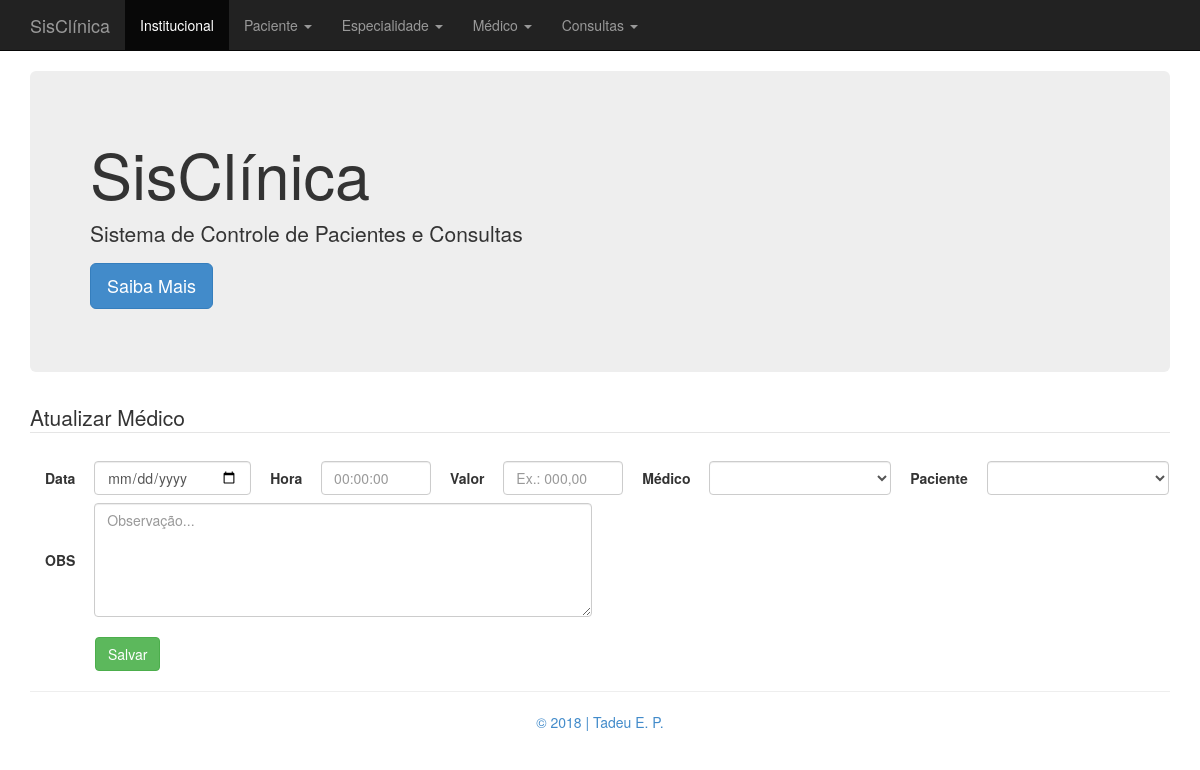
Before: /index.php?pagina=atualizar_consulta.php&idConsulta=1 with the older database file.
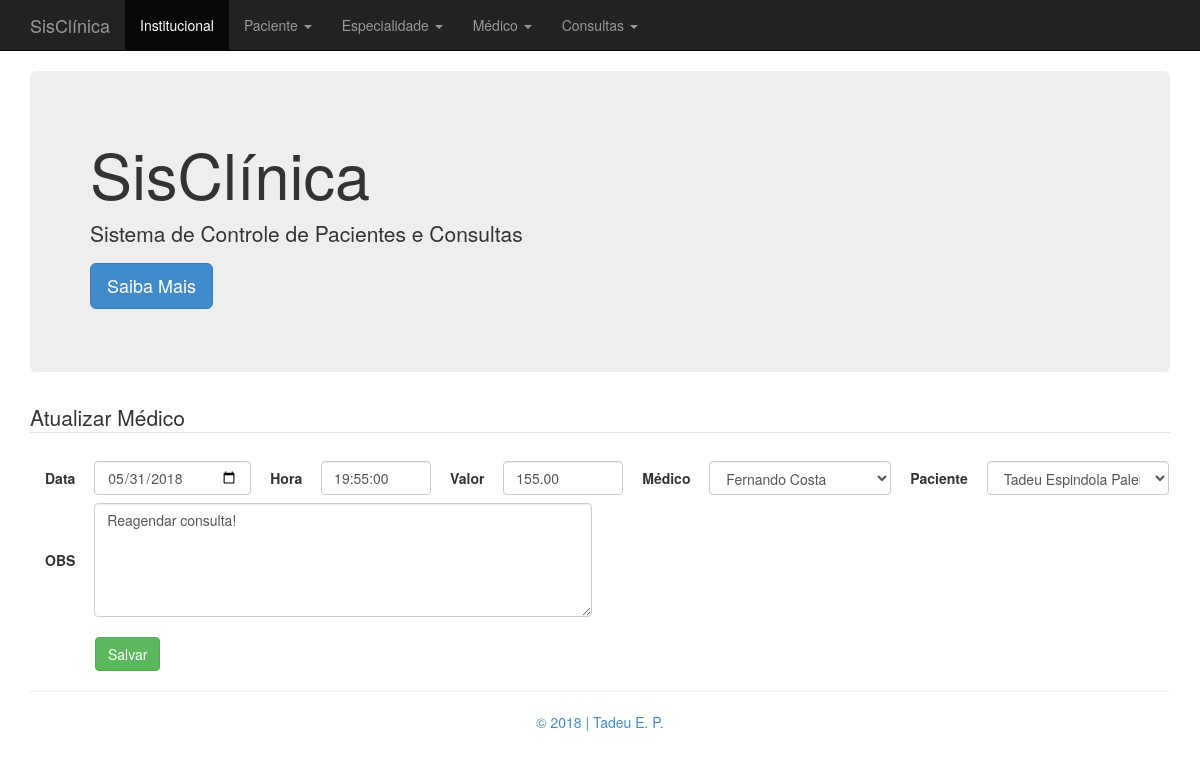
After: the same page with the newer database file.
### tables this page shows
CREATE TABLE IF NOT EXISTS `consulta` (
  `id_consulta` INT NOT NULL AUTO_INCREMENT COMMENT 'Id da Tabela consulta',
  `data_consulta` DATE NOT NULL COMMENT 'Data da Consulta',
  `hora_consulta` TIME(0) NOT NULL COMMENT 'Hora da Consulta\nHH:MM',
  `valor_consulta` DECIMAL(6,2) NOT NULL COMMENT 'Valor da Consulta\nEx.: 1250,50 - 850,00\n',
  `observacao_consulta` VARCHAR(200) CHARACTER SET 'utf8' COLLATE 'utf8_general_ci' NULL COMMENT 'Observação Sobre a Consulta\nCampo não obrigatório',
  `paciente_id_paciente` INT NOT NULL,
  `medico_id_medico` INT NOT NULL,
  `medico_especialidade_id_especialidade` INT NOT NULL,
  PRIMARY KEY (`id_consulta`, `paciente_id_paciente`, `medico_id_medico`, `medico_especialidade_id_especialidade`),
  UNIQUE INDEX `id_consulta_UNIQUE` (`id_consulta` ASC),
  INDEX `fk_consulta_paciente_idx` (`paciente_id_paciente` ASC),
  INDEX `fk_consulta_medico1_idx` (`medico_id_medico` ASC, `medico_especialidade_id_especialidade` ASC),
  CONSTRAINT `fk_consulta_paciente`
    FOREIGN KEY (`paciente_id_paciente`)
    REFERENCES `paciente` (`id_paciente`)
    ON DELETE CASCADE
    ON UPDATE CASCADE,
  CONSTRAINT `fk_consulta_medico1`
    FOREIGN KEY (`medico_id_medico` , `medico_especialidade_id_especialidade`)
    REFERENCES `medico` (`id_medico` , `especialidade_id_especialidade`)
    ON DELETE CASCADE
    ON UPDATE CASCADE);

CREATE TABLE IF NOT EXISTS `medico` (
  `id_medico` INT NOT NULL AUTO_INCREMENT COMMENT 'Id da Tabela medico',
  `nome_medico` VARCHAR(40) CHARACTER SET 'utf8' COLLATE 'utf8_general_ci' NOT NULL COMMENT 'Nome do Médico',
  `crm_medico` VARCHAR(8) CHARACTER SET 'utf8' COLLATE 'utf8_general_ci' NOT NULL COMMENT 'CRM do Médico\nMáximo 8 números',
  `data_nasc_medico` DATE NOT NULL COMMENT 'Data de Nascimento do Médico',
  `especialidade_id_especialidade` INT NOT NULL,
  PRIMARY KEY (`id_medico`, `especialidade_id_especialidade`),
  UNIQUE INDEX `id_medico_UNIQUE` (`id_medico` ASC),
  INDEX `fk_medico_especialidade1_idx` (`especialidade_id_especialidade` ASC),
  CONSTRAINT `fk_medico_especialidade1`
    FOREIGN KEY (`especialidade_id_especialidade`)
    REFERENCES `especialidade` (`id_especialidade`)
    ON DELETE CASCADE
    ON UPDATE CASCADE);

CREATE TABLE IF NOT EXISTS `paciente` (
  `id_paciente` INT NOT NULL AUTO_INCREMENT COMMENT 'Id da Tabela paciente',
  `nome_paciente` VARCHAR(40) CHARACTER SET 'utf8' COLLATE 'utf8_general_ci' NOT NULL COMMENT 'Nome do Paciente',
  `cpf_paciente` VARCHAR(14) CHARACTER SET 'utf8' COLLATE 'utf8_general_ci' NOT NULL COMMENT 'CPF do Paciente - Valor Único\nSerá utilizado máscara\n999.999.999-11',
  `data_nasc_paciente` DATE NOT NULL COMMENT 'Data de Nascimento do Paciente\n99/99/9999',
  `telefone_paciente` VARCHAR(16) CHARACTER SET 'utf8' COLLATE 'utf8_general_ci' NOT NULL COMMENT 'Telefone do Paciente\nSerá utilizado máscara\n(99) 9 9999-9999',
  `endereco_paciente` VARCHAR(80) CHARACTER SET 'utf8' COLLATE 'utf8_general_ci' NOT NULL COMMENT 'Endereço do Paciente',
  `bairro_paciente` VARCHAR(40) CHARACTER SET 'utf8' COLLATE 'utf8_general_ci' NOT NULL COMMENT 'Bairro do Paciente',
  `cidade_paciente` VARCHAR(40) CHARACTER SET 'utf8' COLLATE 'utf8_general_ci' NOT NULL COMMENT 'Cidade do Paciente',
  `uf_paciente` VARCHAR(2) CHARACTER SET 'utf8' COLLATE 'utf8_general_ci' NOT NULL COMMENT 'UF do Paciente\nApenas 2 Letras\nEx.: DF',
  `peso_paciente` DECIMAL(5,2) NOT NULL COMMENT 'Peso do Paciente\nEx.: 75,5 - 110,75',
  `altura_paciente` DECIMAL(5,2) NOT NULL COMMENT 'Altura do Paciente',
  `imc_paciente` DECIMAL(5,2) NOT NULL COMMENT 'IMC do Paciente\nSerá calculado pela aplicação\nUsuário não entrará com o dado direto',
  PRIMARY KEY (`id_paciente`),
  UNIQUE INDEX `id_paciente_UNIQUE` (`id_paciente` ASC),
  UNIQUE INDEX `cpf_paciente_UNIQUE` (`cpf_paciente` ASC));

### class/Consulta.php (called while the page is built, shortened)
<?php
include "Conexao.php";
class Consulta {
    private $idConsulta;
    private $idPacienteConsulta;
    private $idMedicoConsulta;
    public function getIdConsulta() {
        return $this->idConsulta;
    }
    public function setIdConsulta($idConsulta) {
        $this->idConsulta = $idConsulta;
    }
    public function getIdPacienteConsulta() {
        return $this->idPacienteConsulta;
    }
    public function setIdPacienteConsulta($idPacienteConsulta) {
        $this->idPacienteConsulta = $idPacienteConsulta;
    }
    public function getIdMedicoConsulta() {
        return $this->idMedicoConsulta;
    }
    public function setIdMedicoConsulta($idMedicoConsulta) {
        $this->idMedicoConsulta = $idMedicoConsulta;
    }
    public function listarConsultaId() {
        $strSql = "SELECT * FROM consulta
                   INNER JOIN paciente ON consulta.paciente_id_paciente = paciente.id_paciente
                   INNER JOIN medico ON consulta.medico_id_medico = medico.id_medico
                   INNER JOIN especialidade ON consulta.medico_especialidade_id_especialidade = especialidade.id_especialidade
                   WHERE id_consulta = ".$this->getIdConsulta()."";
        $rs = Conexao::executaSql($strSql);
        return $rs;
    }
    public function listarMedico() {
        $strSql = "SELECT * FROM medico
        INNER JOIN especialidade ON medico.especialidade_id_especialidade = especialidade.id_especialidade";
        $rs = Conexao::executaSql($strSql);
        return $rs;
    }
    public function listarPaciente() {
        $strSql = "SELECT * FROM paciente";
        $rs = Conexao::executaSql($strSql);
        return $rs;
    }
}

### class/Conexao.php (called while the page is built, shortened)
<?php
class Conexao {
	public static function abrirConexao() {
		$mysql_usuario = "root";
		$mysql_password = "mysql1985";
		$mysql_database = "clinica_tadeu";
		$mysql_host  = "localhost";
		$varcon = mysqli_connect($mysql_host, $mysql_usuario, $mysql_password, $mysql_database);
		if ($varcon)
			return($varcon);
		  else
			return(false);
	}
	public static function fecharConexao($varcon) {
		if(mysqli_close($varcon))
			return(true);
		else
			return(false);
	}
	public static function executaSql($strSql) {
		$linkCon = Conexao::abrirConexao();
		$resultado = mysqli_query($linkCon, $strSql);
	   	return $resultado;
	}
}

### atualizar_consulta.php (the view)
<?php
    include 'class/Consulta.php';
    $consultaMedico = new Consulta();
    $consultaPaciente = new Consulta();
    $consulta = new Consulta();
    $consulta->setIdConsulta($_GET['idConsulta']);
    $rs = $consulta->listarConsultaId();
    $linha = mysqli_fetch_array($rs, MYSQLI_ASSOC);
    $consultaMedicoAuxiliar = $linha['nome_medico'];
    $consultaPacienteAuxiliar = $linha['nome_paciente'];
echo '
<div class="container">
    <legend>Atualizar Médico</legend>
    <form action="index.php?pagina=processar_atualizacao_consulta.php&idConsulta='.$linha['id_consulta'].'" method="post">
        <div class="form-inline ">
            <div class="col-lg-13">
                <label class="form-group">Data</label>
                <input style="width: 157px;" type="date" name="dataConsulta" class="form-control" value="'.$linha['data_consulta'].'" required>
                <label class="form-group">Hora</label>
                <input maxlength="8" style="width: 110px;" type="text" name="horaConsulta" class="form-control" placeholder="00:00:00" value="'.$linha['hora_consulta'].'" required>
                <label class="form-group">Valor</label>
                <input min="0" step=".01" style="width: 120px;" type="number" name="valorConsulta" class="form-control" placeholder="Ex.: 000,00" value="'.$linha['valor_consulta'].'" required>
                <label class="form-group">Médico</label>
                <select name="idMedicoConsulta" style="width: 182px;" class="form-control" required>
                    <option value="'.$linha['medico_id_medico'].'">'.$linha['nome_medico'].'</option>';
                        $consultaMed = $consultaMedico->listarMedico();
                        while($linhaMed = mysqli_fetch_array($consultaMed, MYSQLI_ASSOC)) {
                            $consultaMedico->setIdMedicoConsulta($linhaMed['id_medico']);
                            $consultaMedico->setNomeMedicoConsulta($linhaMed['nome_medico']);
                            $consultaMedico->setIdMedicoEspecialidadeConsulta($linhaMed['id_especialidade']);
                            if ($consultaMedico->getNomeMedicoConsulta() === $consultaMedicoAuxiliar) {
                                $medicoCombo = '';
                            } else {
                                $medicoCombo = '<option value="'.$consultaMedico->getIdMedicoConsulta().'">'.$consultaMedico->getNomeMedicoConsulta().'</option>';
                            }
                            echo $medicoCombo;
                        }
                        echo '
                </select>
                <label class="form-group">Paciente</label>
                <select name="idPacienteConsulta" style="width: 182px;" class="form-control" required>
                    <option value="'.$linha['paciente_id_paciente'].'">'.$linha['nome_paciente'].'</option>';
                        $consultaPac = $consultaPaciente->listarPaciente();
                        while($linhaPac = mysqli_fetch_array($consultaPac, MYSQLI_ASSOC)) {
                            $consultaPaciente->setIdPacienteConsulta($linhaPac['id_paciente']);
                            $consultaPaciente->setNomePacienteConsulta($linhaPac['nome_paciente']);
                            if ($consultaPaciente->getNomePacienteConsulta() === $consultaPacienteAuxiliar) {
                                $pacienteCombo = '';
                            } else {
                                $pacienteCombo = '<option value="'.$consultaPaciente->getIdPacienteConsulta().'">'.$consultaPaciente->getNomePacienteConsulta().'</option>';
                            }
                            echo $pacienteCombo;
                        }
                        echo '
                </select>
                <label class="form-group">OBS</label>
                <textarea class="form-control" rows="5" cols="61" name="observacaoConsulta" placeholder="Observação...">';echo $linha['observacao_consulta']; echo '</textarea><br/><br/>
                <button style="width: 185p; margin-left: 65px;" type="submit" class="btn btn-success">Salvar</button>
            </div>
        </div>
    </form>
</div>
';

Changed rows visible on the page:
added consulta: dataConsulta "05/31/2018", horaConsulta "19:55:00", valorConsulta "155.00", idMedicoConsulta "Fernando Costa", idPacienteConsulta "Tadeu Espindola Palermo", observacaoConsulta "Reagendar consulta!"
